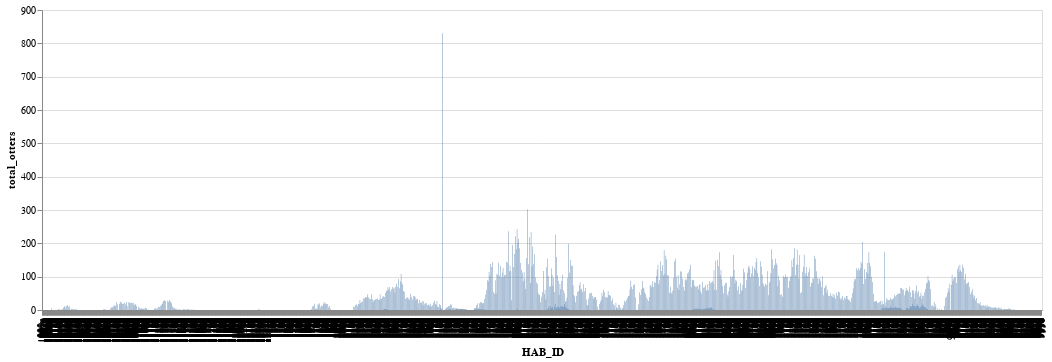

Notebook code for this chart:
### Code cell
otter_groups_habitat = pd.DataFrame(hab_groups.total_otters.sum())
otter_groups_habitat = otter_groups_habitat.reset_index()
alt.Chart(otter_groups_habitat).mark_bar().encode(
    x='HAB_ID',
    y='total_otters'
).properties(
    width=1000,
    height=300
)

### Figure 1 — Vega-Lite specification as saved in the notebook (floating-point values rounded to 4 significant figures; data arrays with more than 128 entries replaced by an {"elided": "..."} marker saying what was removed)
{"config": {"view": {"continuousWidth": 400, "continuousHeight": 300}}, "data": {"name": "data-b2103f3240f3959497ee3d6fd06d7dc2"}, "mark": "bar", "encoding": {"x": {"type": "nominal", "field": "HAB_ID"}, "y": {"type": "quantitative", "field": "total_otters"}}, "height": 300, "width": 1000, "$schema": "https://vega.github.io/schema/vega-lite/v4.8.1.json", "datasets": {"data-b2103f3240f3959497ee3d6fd06d7dc2": {"elided": "2285 records"}}}
